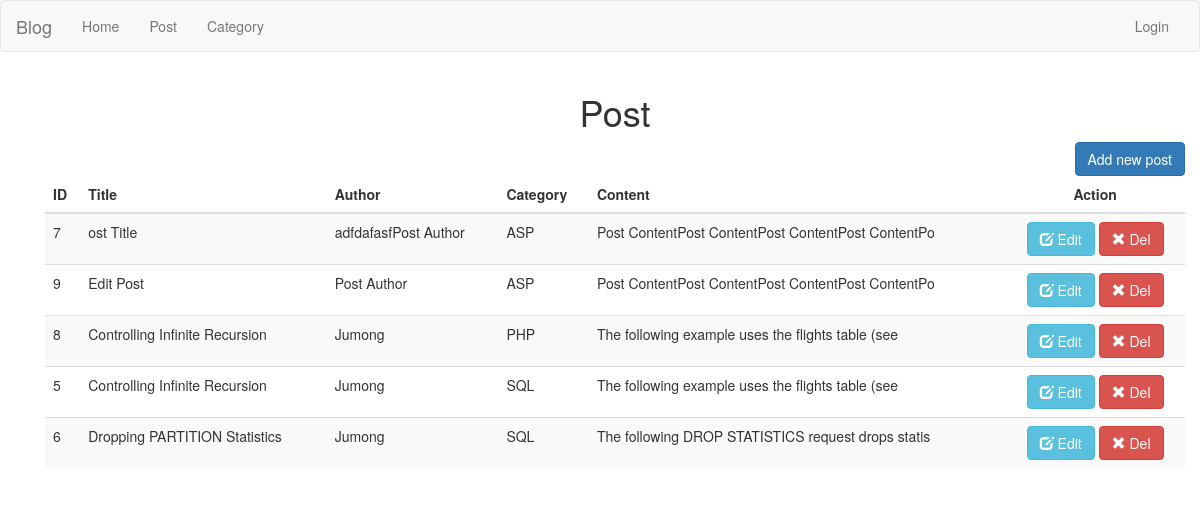
/index.php/post/show, run on the app's committed database.
### tables this page shows
CREATE TABLE `posts` (
  `id` int(11) NOT NULL,
  `category_id` int(11) NOT NULL,
  `title` varchar(255) NOT NULL,
  `content` text NOT NULL,
  `author` varchar(255) NOT NULL,
  `created_at` timestamp NOT NULL DEFAULT CURRENT_TIMESTAMP,
  `updated_at` timestamp NOT NULL DEFAULT '0000-00-00 00:00:00' ON UPDATE CURRENT_TIMESTAMP
);

CREATE TABLE `categories` (
  `id` int(11) NOT NULL,
  `name` varchar(255) NOT NULL,
  `created_at` timestamp NOT NULL DEFAULT CURRENT_TIMESTAMP,
  `updated_at` timestamp NOT NULL DEFAULT CURRENT_TIMESTAMP ON UPDATE CURRENT_TIMESTAMP
);

### application/controllers/Post.php (called while the page is built, shortened)
<?php
class Post extends CI_Controller {
	public function show()
	{
		$data['results'] = $this->Post_model->get_post();
		$data['main_view'] = "admin/post_view";
		$this->load->view('dashboard/dashboard_main', $data);
	}
}
?>

### index.php (called while the page is built, shortened)
<?php
require_once BASEPATH.'core/CodeIgniter.php';

### application/models/Post_model.php (called while the page is built, shortened)
<?php
class Post_model extends CI_Model {
	public function get_post($id = null)
	{
		$sql = "SELECT posts.id, title, author, content, posts.created_at, name FROM posts INNER JOIN categories ON category_id=categories.id";
		$query = $this->db->query($sql);
		return $query->result_array();
	}
}
?>

### application/views/admin/post_view.php (the view, shortened to what this page needs)
<div class="container">
    <h1 class="text-center">Post</h1>
  <a href="<?php echo base_url();?>pages/create_post" type="button" class="btn btn-primary pull-right">Add new post</a>
    <table class="table table-striped custab">
    <thead>
        <tr>
            <th>ID</th>
            <th>Title</th>
            <th>Author</th>
            <th>Category</th>
            <th>Content</th>
            <th class="text-center">Action</th>
        </tr>
    </thead>
            <?php foreach($results as $post): ?>
            <tr>
                <td><?php echo $post['id']; ?></td>
                <td><?php echo $post['title']; ?></td>
                <td><?php echo $post['author']; ?></td>
                <td><?php echo $post['name']; ?></td>
                <td><p class="text-justify"><?php echo substr($post['content'],0,50); ?></p></td>
                <td class="text-center"><a class='btn btn-info' href="<?php echo base_url('pages/edit_post/').$post['id']?>"><span class="glyphicon glyphicon-edit"></span> Edit</a>
                  <a href="<?php echo base_url('post/remove/').$post['id'];?>" class="btn btn-danger"><span class="glyphicon glyphicon-remove"></span> Del</a></td>
            </tr>
            <?php endforeach; ?>
    </div>
</div>

### custom/css/home.css (style rules this page uses)
.text-justify { text-align: justify; word-wrap: break-word; }

### data on the page
posts: id "7", title "ost Title", author "adfdafasfPost Author", category.name "ASP", content "Post ContentPost ContentPost ContentPost ContentPo"
posts: id "9", title "Edit Post", author "Post Author", category.name "ASP", content "Post ContentPost ContentPost ContentPost ContentPo"
posts: id "8", title "Controlling Infinite Recursion", author "Jumong", category.name "PHP", content "The following example uses the flights table (see"
posts: id "5", title "Controlling Infinite Recursion", author "Jumong", category.name "SQL", content "The following example uses the flights table (see"
posts: id "6", title "Dropping PARTITION Statistics", author "Jumong", category.name "SQL", content "The following DROP STATISTICS request drops statis"

### other printed values
anchor('pages/login', 'Login') "Login"
